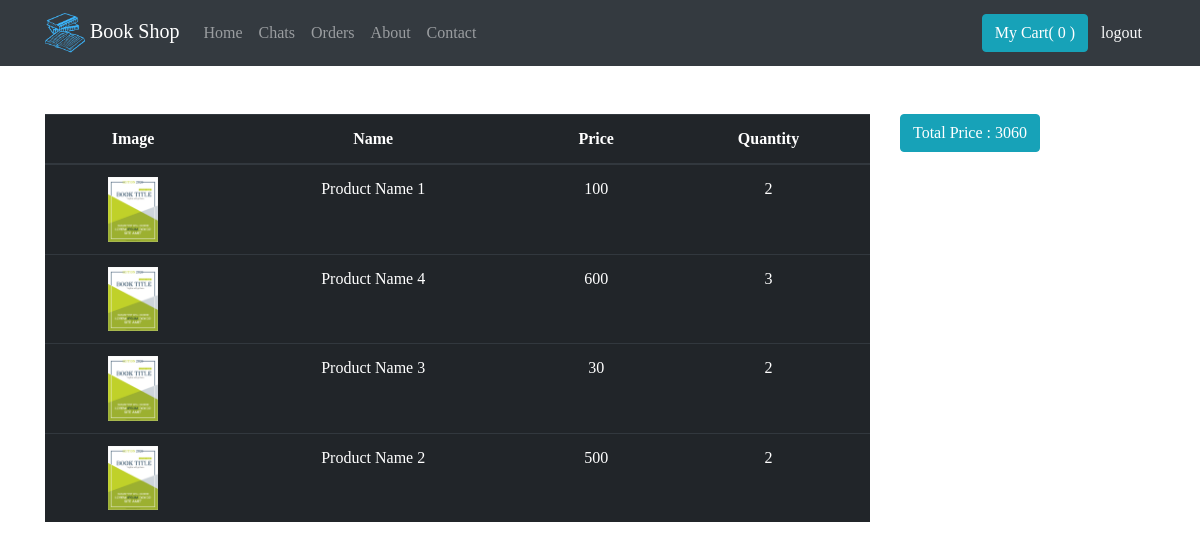
The app's page /order_products.php?order=5 (signed in) with its own data.
### tables this page shows
CREATE TABLE `orders` (
  `id` int(11) NOT NULL,
  `Order_id` int(11) NOT NULL,
  `product_id` varchar(255) NOT NULL,
  `quantity` int(11) NOT NULL
);

CREATE TABLE `products` (
  `id` int(11) NOT NULL,
  `name` varchar(255) NOT NULL,
  `img_src` varchar(255) NOT NULL,
  `price` int(11) NOT NULL,
  `publisher_id` int(11) NOT NULL,
  `Description` text NOT NULL,
  `Category` varchar(255) NOT NULL
);

### order_products.php (the view, shortened to what this page needs)
<?php
include 'config.php';
include 'header.php';
$order = $_GET['order'];
?>
<div class="container">
	<div class="row my-5">
		<div class="col-md-9">
			<table class="table table-dark text-center">
				  <thead>
				    <tr>
				      <th scope="col">Image</th>
				      <th scope="col">Name</th>
				      <th scope="col">Price</th>
				      <th scope="col">Quantity</th>
				    </tr>
				  </thead>
				  <tbody>
<?php
$totalprice = 0;
$select = "SELECT * FROM `orders` WHERE `Order_id`='$order'";
$exexute = mysqli_query($conn, $select);
while ($row = mysqli_fetch_array($exexute))
{
	$pro_id = $row['product_id'];
	$select2 = "SELECT * FROM `products` WHERE `id`='$pro_id'";
$exexute2 = mysqli_query($conn, $select2);
$row2 = mysqli_fetch_array($exexute2);
$totalprice += ($row2['price'] * $row['quantity']);
    echo '
    <tr>
      <td><img width="50" src="img/'.$row2['img_src'].'"></td>
      <td>'.$row2['name'].'</td>
      <td>'.$row2['price'].'</td>
      <td>'.$row['quantity'].'</td>
    </tr>';
}
?>
</tbody>
</table>
</div>
<div class="col-md-3">
	<?php
	echo '<a class="btn btn-info text-white">Total Price : '.$totalprice.'</a>';
	?>
</div>
</div>
</div>

### header.php (style rules this page uses)
* { font-family: poppins; }

### records on screen
orders: product.img_src (picture), product.name "Product Name 1", product.price "100", quantity "2"
orders: product.img_src (picture), product.name "Product Name 4", product.price "600", quantity "3"
orders: product.img_src (picture), product.name "Product Name 3", product.price "30", quantity "2"
orders: product.img_src (picture), product.name "Product Name 2", product.price "500", quantity "2"

### other values on screen
$count "0"
$totalprice "3060"
